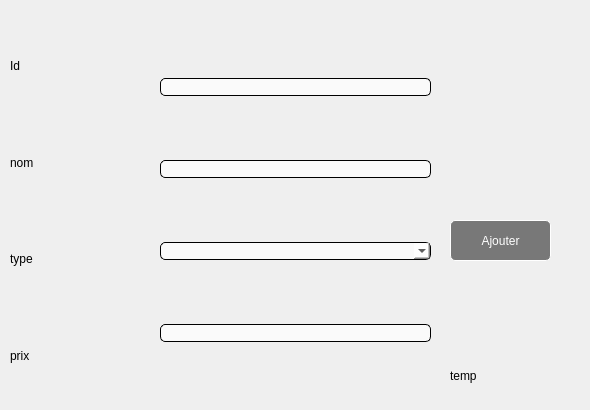
                  <widget class="QWidget" name="tab_24">
                   <attribute name="title">
                    <string>ajouter </string>
                   </attribute>
                   <widget class="QWidget" name="verticalLayoutWidget_4">
                    <property name="geometry">
                     <rect>
                      <x>10</x>
                      <y>20</y>
                      <width>131</width>
                      <height>381</height>
                     </rect>
                    </property>
                    <layout class="QVBoxLayout" name="verticalLayout_105">
                     <item>
                      <widget class="QLabel" name="label_173">
                       <property name="styleSheet">
                        <string notr="true">font: 75 italic 14pt &quot;Comic Sans MS&quot;;</string>
                       </property>
                       <property name="text">
                        <string>Id</string>
                       </property>
                      </widget>
                     </item>
                     <item>
                      <widget class="QLabel" name="label_174">
                       <property name="styleSheet">
                        <string notr="true">font: 75 italic 14pt &quot;Comic Sans MS&quot;;</string>
                       </property>
                       <property name="text">
                        <string>nom</string>
                       </property>
                      </widget>
                     </item>
                     <item>
                      <widget class="QLabel" name="label_175">
                       <property name="styleSheet">
                        <string notr="true">font: 75 italic 14pt &quot;Comic Sans MS&quot;;</string>
                       </property>
                       <property name="text">
                        <string>type</string>
                       </property>
                      </widget>
                     </item>
                     <item>
                      <widget class="QLabel" name="label_176">
                       <property name="styleSheet">
                        <string notr="true">font: 75 italic 14pt &quot;Comic Sans MS&quot;;</string>
                       </property>
                       <property name="text">
                        <string>prix</string>
                       </property>
                      </widget>
                     </item>
                    </layout>
                   </widget>
                   <widget class="QWidget" name="verticalLayoutWidget_5">
                    <property name="geometry">
                     <rect>
                      <x>160</x>
                      <y>20</y>
                      <width>271</width>
                      <height>381</height>
                     </rect>
                    </property>
                    <layout class="QVBoxLayout" name="verticalLayout_106">
                     <item>
                      <widget class="QLineEdit" name="lineEdit_idB">
                       <property name="styleSheet">
                        <string notr="true">QLineEdit{
background-color:rgba(255,255,255,70%);
border:1 solid black;
border-radius:5px;
color:black;
}
</string>
                       </property>
                      </widget>
                     </item>
                     <item>
                      <widget class="QLineEdit" name="lineEdit_nomB">
                       <property name="styleSheet">
                        <string notr="true">QLineEdit{
background-color:rgba(255,255,255,70%);
border:1 solid black;
border-radius:5px;
color:black;
}
</string>
                       </property>
                      </widget>
                     </item>
                     <item>
                      <widget class="QComboBox" name="comboBox_typeB">
                       <property name="styleSheet">
                        <string notr="true">background-color:rgba(255,255,255,70%);
border:1 solid black;
border-radius:5px;
color:black;</string>
                       </property>
                       <item>
                        <property name="text">
                         <string/>
                        </property>
                       </item>
                       <item>
                        <property name="text">
                         <string>Eau minerale</string>
                        </property>
                       </item>
                       <item>
                        <property name="text">
                         <string>Boisson gazeuse</string>
                        </property>
                       </item>
                       <item>
                        <property name="text">
                         <string>Boisson alcoolisee</string>
                        </property>
                       </item>
                       <item>
                        <property name="text">
                         <string>Jus</string>
                        </property>
                       </item>
                      </widget>
                     </item>
                     <item>
                      <widget class="QLineEdit" name="lineEdit_prixB">
                       <property name="styleSheet">
                        <string notr="true">QLineEdit{
background-color:rgba(255,255,255,70%);
border:1 solid black;
border-radius:5px;
color:black;
}</string>
                       </property>
                      </widget>
                     </item>
                    </layout>
                   </widget>
                   <widget class="QPushButton" name="pushButton_ajouter_Boisson">
                    <property name="geometry">
                     <rect>
                      <x>450</x>
                      <y>220</y>
                      <width>101</width>
                      <height>41</height>
                     </rect>
                    </property>
                    <property name="styleSheet">
                     <string notr="true">QPushButton{
background-color:rgba(0,0,0,50%);
color:white;
border:1 solid white;
border-radius: 5px;
}
QPushButton:hover{
background-color:rgba(255,0,0,50%);
color:black;
}</string>
                    </property>
                    <property name="text">
                     <string>Ajouter</string>
                    </property>
                   </widget>
                   <widget class="QLabel" name="label_date_time2">
                    <property name="geometry">
                     <rect>
                      <x>450</x>
                      <y>350</y>
                      <width>131</width>
                      <height>51</height>
                     </rect>
                    </property>
                    <property name="text">
                     <string>temp</string>
                    </property>
                   </widget>
                  </widget>
